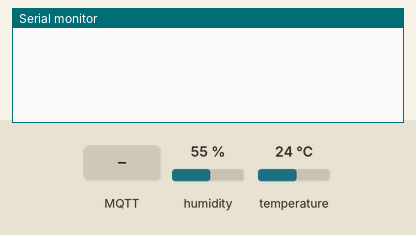
The sketch below on a simulated ESP32. Parts: the last lines printed to the serial monitor. The test bench sets the inputs (shaded band); at power-on: humidity 55 %, temperature 24 °C. No MQTT or app messages arrive unless stated.

Above: at 2.3 s.
2.4 s: MQTT message "1" arrives on the first subscribed topic
At 3.0 s:
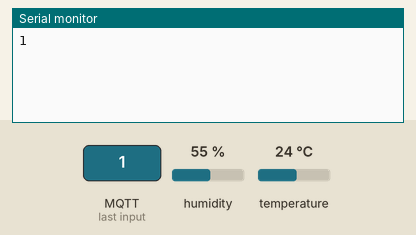
11.5 s: MQTT message "on" arrives on the first subscribed topic
At 12.3 s:
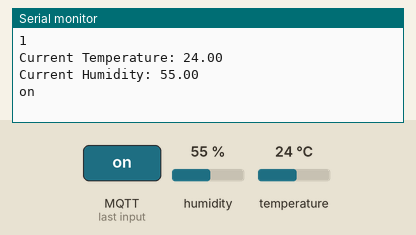
13.0 s: MQTT message "off" arrives on the first subscribed topic
At 13.4 s:
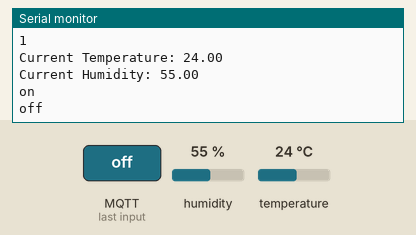

Measured:
- after the input at 2.4 s, the serial monitor: prints a new line at once (image 1)
- after the input at 11.5 s, the serial monitor: prints a new line at once (image 2)
- after the input at 13.0 s, the serial monitor: prints a new line at once (image 3)

The sketch:

IotDht22.ino
```cpp
//---- Setup update frequency -----//
const long TEMP_updateInterval = 10000; // How long to change temp and update, 10000 = 10 sec
unsigned long TEMP_currentMillis = 0;
unsigned long TEMP_previousMillis = 0; // store last time temp update

#include "DHT.h"
#define DHTPIN 2  //ESP32 pin 23
#define DHTTYPE DHT22
DHT dht(DHTPIN, DHTTYPE); // Initialize DHT sensor

/*
  SimpleMQTTClient.ino
  The purpose of this exemple is to illustrate a simple handling of MQTT and Wifi connection.
  Once it connects successfully to a Wifi network and a MQTT broker, it subscribe to a topic and send a message to it.
  It will also send a message delayed 5 seconds later.
*/

#include "EspMQTTClient.h"

EspMQTTClient client(
    "NoInternet_2.4G",     // Wi-Fi AP name
    "0912841613", // Wi-Fi Password
    "192.168.0.98", // MQTT Broker server ip
    "",                  // Broker user name; Can be omitted if not needed
    "",                  // Broker password; Can be omitted if not needed
    "ESP32_Client",      // Client name that uniquely identify your device
    1883                 // The MQTT port, default to 1883. this line can be omitted
);

void setup()
{
    Serial.begin(115200);
    //Start DH11 sensor
    dht.begin();

    // Optionnal functionnalities of EspMQTTClient :
    client.enableDebuggingMessages(); // Enable debugging messages sent to serial output
    //client.enableHTTPWebUpdater();  // Enable the web updater. User and password default to values of MQTTUsername and MQTTPassword. These can be overrited with enableHTTPWebUpdater("user", "password").
    //client.enableLastWillMessage("TestClient/lastwill", "I am going offline"); // You can activate the retain flag by setting the third parameter to true
}

// This function is called once everything is connected (Wifi and MQTT)
// WARNING : YOU MUST IMPLEMENT IT IF YOU USE EspMQTTClient
void onConnectionEstablished()
{
    // Subscribe to "mytopic/test" and display received message to Serial
    client.subscribe("message/hello", [](const String &payload)
                     { Serial.println(payload); });

    // Subscribe to "mytopic/wildcardtest/#" and display received message to Serial
    //client.subscribe("mytopic/wildcardtest/#", [](const String &topic, const String &payload)
    //                 { Serial.println("(From wildcard) topic: " + topic + ", payload: " + payload); });

    // Publish a message to "mytopic/test"
    client.publish("studio/temp1", "Let's go!"); // You can activate the retain flag by setting the third parameter to true

    // Execute delayed instructions
    //client.executeDelayed(5 * 1000, []()
    //                      { client.publish("mytopic/wildcardtest/test123", "This is a message sent 5 seconds later"); });
}


void loop()
{

    TEMP_currentMillis = millis();
    if(TEMP_currentMillis - TEMP_previousMillis >= TEMP_updateInterval){
        TEMP_previousMillis = TEMP_currentMillis;

        // Reading temperature or humidity takes about 250 milliseconds!
        // Sensor readings may also be up to 2 seconds 'old' (its a very slow sensor)
        float humidity = dht.readHumidity();
        float temperature = dht.readTemperature();
        // Read temperature as Fahrenheit (isFahrenheit = true)
        //float f = dht.readTemperature(true);

        // Check if any reads failed and exit early (to try again).
        if (isnan(humidity) || isnan(temperature))
        {
            Serial.println(F("Failed to read from DHT sensor!"));
            return;
        }

        String tmp = "Current Temperature: ";
        String hud = "Current Humidity: ";
        Serial.print(tmp);
        Serial.println(String(temperature));
        Serial.print(hud);
        Serial.println(String(humidity));
        //Publish
        client.publish("livingroom/temp1", String(temperature));
        client.publish("livingroom/humd1", String(humidity));

        // Here is how to subscribe
        //client.subscribe("message/hello", [](const String &payload) { Serial.println(payload); });
    }

    client.loop();
}
```
